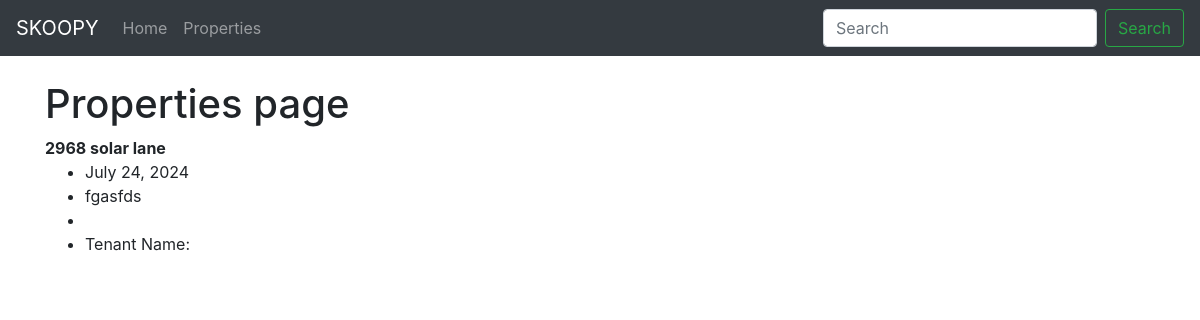
The page /properties on the database as committed earlier.
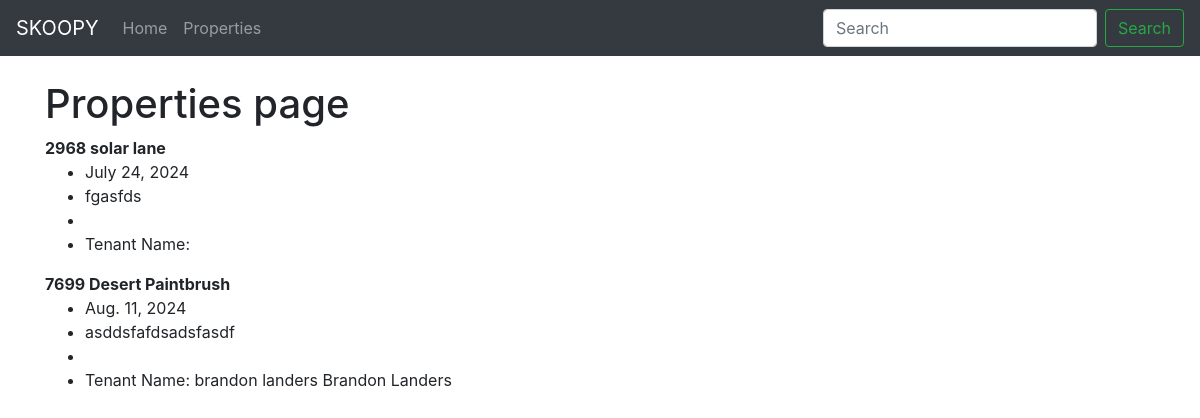
The same page on the database as committed later.
### properties/models.py (models this page shows)
class Property(models.Model):
    landlord = models.CharField('Landlord Name', max_length=120)
    address =  models.CharField('Address', max_length=300)
    zip_code = models.CharField('Zip Code', max_length=15)
    date = models.DateField('Date lived')
    description =  models.TextField('Description', max_length=1000)
    tenants = models.ManyToManyField(Tenant, blank=True)
    def __str__(self):
        return self.address

class Tenant(models.Model):
    first_name = models.CharField('First Name', max_length=30)
    last_name = models.CharField('Last Name', max_length=30)
    email = models.EmailField('User Email')
    def __str__(self):
        return self.first_name + ' ' + self.last_name

### properties/views.py (the view)
# urls.py: path('properties', all_properties, name='properties'),
def all_properties(request):
    property_list = Property.objects.all()
    return render(request, 'properties.html',
                  {'property_list': property_list} )

### properties/templates/properties.html
{% extends 'base.html' %}
{% block content %}
<h1>Properties page</h1>
{% for property in property_list %}
<strong>{{property}}</strong>
<ul>
    <li>{{ property.date }}</li>
    <li>{{ property.description }}</li>
    <li>{{ propery.landlord }}</li>
        <li>Tenant Name:
            {% for tenant in property.tenants.all %}
            {{tenant}}
            {% endfor%}
        </li>
</ul>
{% endfor %}
{% endblock content %}

### properties/templates/base.html (shortened to what this page needs)
<!doctype html>
<html lang="en">
  <head>
    <link rel="stylesheet" href="https://cdn.jsdelivr.net/npm/bootstrap@4.1.3/dist/css/bootstrap.min.css">
  </head>
  <body>
    {% include 'navbar.html' %}
    <br>
    <div class="container">
      {% block content %}
      {% endblock content %}
    </div>
  </body>
</html>

### properties/templates/navbar.html (shortened to what this page needs)
<nav class="navbar navbar-expand-lg navbar-dark bg-dark">
    <a class="navbar-brand" href="#">SKOOPY</a>
    <div class="collapse navbar-collapse" id="navbarSupportedContent">
      <ul class="navbar-nav mr-auto">
        <li class="nav-item">
          <a class="nav-link" href="{% url 'home' %}">Home</a>
        </li>
        <li class="nav-item">
          <a class="nav-link" href="{% url 'properties' %}">Properties</a>
        </li>
      </ul>
      <form class="form-inline my-2 my-lg-0">
        <input class="form-control mr-sm-2" type="search" placeholder="Search" aria-label="Search">
        <button class="btn btn-outline-success my-2 my-sm-0" type="submit">Search</button>
      </form>
    </div>
  </nav>

Rows that differ between the two databases and show on the page:
added Property: address "7699 Desert Paintbrush", date "Aug. 11, 2024", description "asddsfafdsadsfasdf"
now on this page (row unchanged): Tenant: first_name+last_name "brandon landers"
added Tenant: first_name+last_name "Brandon Landers"
